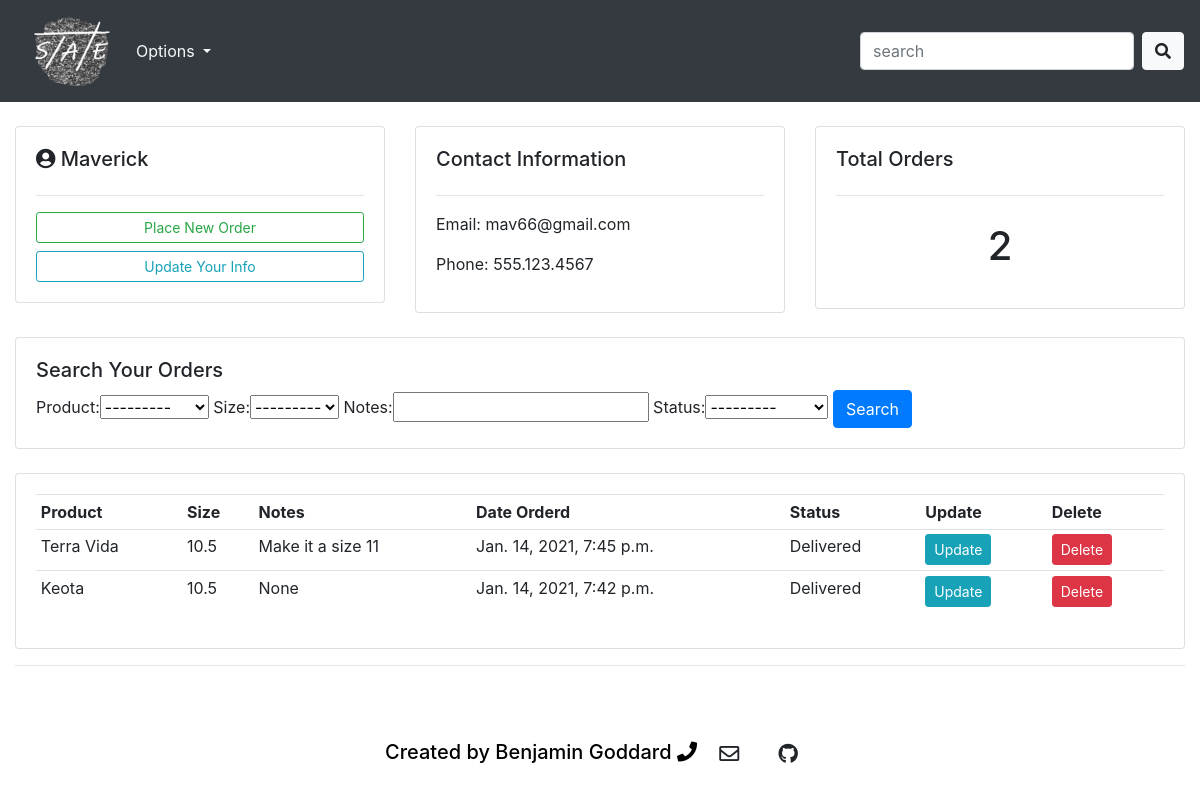
The app's page /profile/ (signed in) with its own data.
### accounts/models.py (models this page shows, shortened)
class Customer(models.Model):
    THEME = (
        ('Light', 'Light'),
        ('Dark', 'Dark')
    )
    user = models.OneToOneField(User, null=True, on_delete=models.CASCADE)
    name = models.CharField(max_length=200, null=True, blank=True)
    phone = models.CharField(max_length=200, null=True, blank=True)
    email = models.CharField(max_length=200, null=True, blank=True)
    date_created = models.DateTimeField(auto_now_add=True, null=True)
    theme = models.CharField(max_length=200, null=True, default='Dark', choices=THEME)

class Order(models.Model):
    STATUS = (
        ('In Production', 'In Production'),
        ('Shipping', 'Shipping'),
        ('Delivered', 'Delivered'),
    )
    SIZE = (
        ('5.5', '5.5'),
        ('6', '6'),
        ('6.5', '6.5'),
        ('7', '7'),
        ('7.5', '7.5'),
        ('8', '8'),
        ('8.5', '8.5'),
        ('9', '9'),
        ('9.5', '9.5'),
        ('10', '10'),
        ('10.5', '10.5'),
        ('11', '11'),
        ('11.5', '11.5'),
        ('12', '12'),
        ('12.5', '12.5'),
        ('13', '13'),
    )
    customer = models.ForeignKey(Customer, null=True, on_delete=models.SET_NULL)
    product = models.ForeignKey(Product, null=True, on_delete=models.SET_NULL)
    size = models.CharField(max_length=200, null=True, choices=SIZE)
    notes = models.CharField(max_length=200, null=True, blank=True)
    date_created = models.DateTimeField(auto_now_add=True, null=True)
    status = models.CharField(max_length=200, null=True, choices=STATUS)

class Product(models.Model):
    CATEGORY = (
        ('Sandal', 'Sandal'),
        ('Close-Toed Shoe', 'Close-Toed Shoe'),
    )
    name = models.CharField(max_length=200, null=True)
    price = models.FloatField(null=True)
    category = models.CharField(max_length=200, null=True, choices=CATEGORY)
    description = models.CharField(max_length=200, null=True, blank=True)
    date_created = models.DateTimeField(auto_now_add=True, null=True)
    tags = models.ManyToManyField(Tag)
    image = models.ImageField(upload_to='static/images/')
    def __str__(self):
        return self.name

### accounts/views.py (the view)
# urls.py: path('profile/', views.profile, name="profile"),
@login_required(login_url='login')
def profile(request):
    customer = request.user.customer
    orders = request.user.customer.order_set.all()
    order_count = orders.count()
    filter = OrderFilter(request.GET, queryset=orders)
    orders = filter.qs
    context = {
        'customer': customer,
        'orders': orders,
        'order_count': order_count,
        'filter': filter,
    }
    return render(request, 'accounts/profile.html', context)

### accounts/templates/accounts/profile.html
{%  extends 'accounts/main.html' %}
{% block content %}
	<br>
<div class="row">
	<div class="col-md">
		<div class="card card-body">
			<h5><i class="fas fa-user-circle"></i>  {{customer.name}}</h5>
			<hr>
			<a class="btn btn-outline-success btn-sm btn-block" href="{% url 'create_order' customer.id %}">Place New Order</a>
			<a class="btn btn-outline-info btn-sm btn-block" href="{% url 'update_customer' customer.id %}">Update Your Info</a>
		</div>
	</div>
	<div class="col-md">
		<div class="card card-body">
			<h5>Contact Information</h5>
			<hr>
			<p>Email: {{customer.email}}</p>
			<p>Phone: {{customer.phone}}</p>
		</div>
	</div>
	<div class="col-md">
		<div class="card card-body">
			<h5>Total Orders</h5>
			<hr>
			<h1 style="text-align: center;padding: 10px">{{order_count}}</h1>
		</div>
	</div>
</div>
<br>
<div class="row">
	<div class="col">
		<div class="card card-body">
			<h5>Search Your Orders</h5>
			<form method="get">
				{{filter.form}}
		    <button class="btn btn-primary" type="submit">Search</button>
		  </form>
		</div>
	</div>
</div>
<br>
<div class="row">
	<div class="col-md">
		<div class="card card-body">
			<table class="table table-sm">
				<tr>
					<th>Product</th>
					<th>Size</th>
					<th>Notes</th>
					<th>Date Orderd</th>
					<th>Status</th>
					<th>Update</th>
					<th>Delete</th>
				</tr>
				{% for order in orders %}
				<tr>
					<td>{{order.product}}</td>
					<td>{{order.size}}</td>
					<td>{{order.notes}}</td>
					<td>{{order.product.date_created}}</td>
					<td>{{order.status}}</td>
					<td><a class="btn btn-sm btn-info" href="{% url 'update_order' order.id %}">Update</a></td>
					<td><a class="btn btn-sm btn-danger" href="{% url 'delete_order' order.id %}">Delete</a></td>
				</tr>
				{% endfor %}
			</table>
		</div>
	</div>
</div>
{% endblock %}

### static/css/theme_light.css (style rules this page uses)
#body { background-color: white; }

### records on screen
Customer: name "Maverick", email "mav66@gmail.com", phone "555.123.4567"
Order: product "Terra Vida", size "10.5", notes "Make it a size 11", product.date_created "Jan. 14, 2021, 7:45 p.m.", status "Delivered"
Order: product "Keota", size "10.5", notes "None", product.date_created "Jan. 14, 2021, 7:42 p.m.", status "Delivered"

### other values on screen
{{ order_count }} "2"
